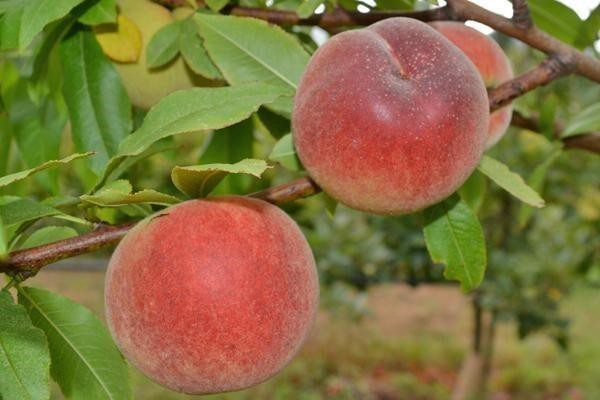
#> input picture Asmarani_1MIN_062340833185/apel.jpg, 600 x 400 px, found by its file name
$ python apel.py
#> lines starting #> are read from the running program, lines starting #| are printed output that depends on the picture
#deteksi tepi
# memanggil library opencv
import cv2
import numpy as np
import matplotlib.pyplot as plt

# membuat variabel untuk memuat nilai gambar yang ada di folder kerja
image = cv2.imread("apel.jpg")
#> image is the input picture: shape (400, 600, 3); mean B, G, R 63, 113.9, 131.1
# fungsi untuk melakukan konversi dari BGR menjadi RGB.
image = cv2.cvtColor(image, cv2.COLOR_BGR2GRAY)
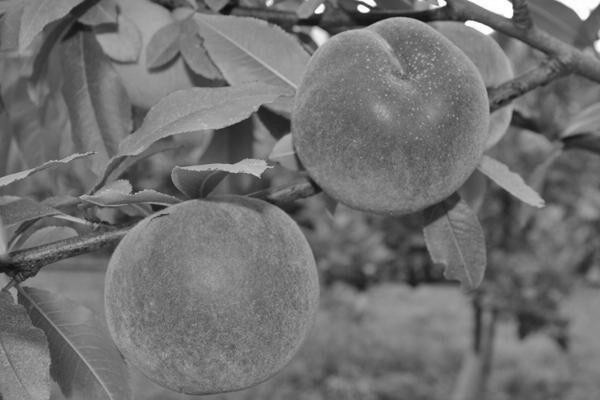
#> image: shape (400, 600); min 12, max 255, mean 113.2

# digunakan untuk mendeteksi berbagai tepi pada gambar.
canny_output = cv2.Canny(image, 80, 80)
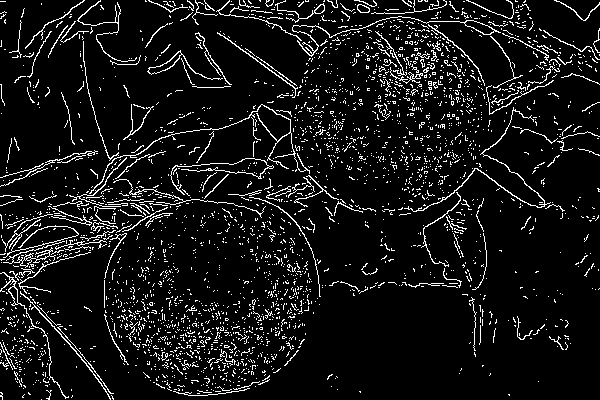
#> canny_output: shape (400, 600); 8.3% white in thin lines or dots

# berfungsi untuk menggambar banyak plot dalam satu gambar
plt.subplot(121),
# untuk menampilkan image/citra BGR menjadi RGB
plt.imshow(cv2.cvtColor (image, cv2.COLOR_BGR2RGB))
#  digunakan untuk memberi judul pada plot.
plt.title("gambar asli"),plt.xticks([]),plt.yticks([])
# berfungsi untuk menggambar banyak plot dalam satu gambar
plt.subplot(122),
# untuk menampilkan image/citra tepi pada gambar
plt.imshow(canny_output,cmap="gray")
#  digunakan untuk memberi judul pada plot.
plt.title("gambar tepi"),plt.xticks([]),plt.yticks([])
#menampilkan gambar
plt.show()
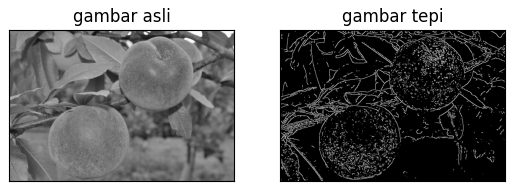
#> figure drawn by matplotlib, 2 panels

$ run again, with Asmarani_1MIN_062340833185/lemon.jpg copied over Asmarani_1MIN_062340833185/apel.jpg
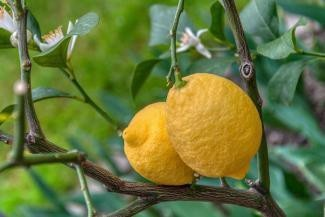
#> input picture Asmarani_1MIN_062340833185/lemon.jpg, 325 x 217 px, found by its file name
#> image is the input picture: shape (217, 325, 3); mean B, G, R 60.5, 118.7, 104
#> image: shape (217, 325)
#> `canny_output = cv2.Canny(image, 80, 80)`:
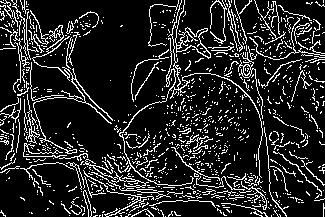
#> canny_output: shape (217, 325); 14.6% white in thin lines or dots
#> `plt.show()`:
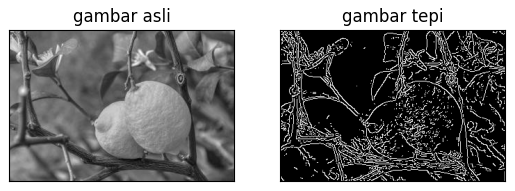
#> figure drawn by matplotlib, 2 panels
